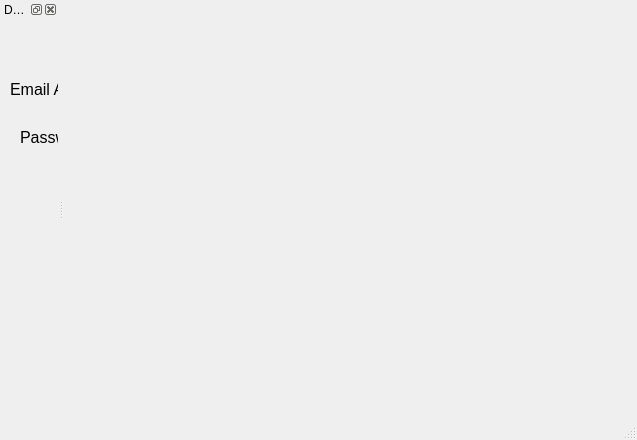
<?xml version="1.0" encoding="UTF-8"?>
<ui version="4.0">
 <class>MainWindow</class>
 <widget class="QMainWindow" name="MainWindow">
  <property name="geometry">
   <rect>
    <x>0</x>
    <y>0</y>
    <width>637</width>
    <height>440</height>
   </rect>
  </property>
  <property name="windowTitle">
   <string>MainWindow</string>
  </property>
  <widget class="QWidget" name="centralwidget"/>
  <widget class="QMenuBar" name="menubar">
   <property name="geometry">
    <rect>
     <x>0</x>
     <y>0</y>
     <width>637</width>
     <height>21</height>
    </rect>
   </property>
  </widget>
  <widget class="QStatusBar" name="statusbar"/>
  <widget class="QDockWidget" name="dockWidget_2">
   <property name="features">
    <set>QDockWidget::AllDockWidgetFeatures</set>
   </property>
   <property name="allowedAreas">
    <set>Qt::AllDockWidgetAreas</set>
   </property>
   <property name="windowTitle">
    <string>Dockable Sign In Form</string>
   </property>
   <attribute name="dockWidgetArea">
    <number>1</number>
   </attribute>
   <widget class="QWidget" name="dockWidgetContents_2">
    <widget class="QLabel" name="label">
     <property name="geometry">
      <rect>
       <x>130</x>
       <y>10</y>
       <width>91</width>
       <height>21</height>
      </rect>
     </property>
     <property name="font">
      <font>
       <pointsize>12</pointsize>
      </font>
     </property>
     <property name="text">
      <string>Sign In</string>
     </property>
    </widget>
    <widget class="QLabel" name="label_2">
     <property name="geometry">
      <rect>
       <x>10</x>
       <y>60</y>
       <width>111</width>
       <height>20</height>
      </rect>
     </property>
     <property name="font">
      <font>
       <pointsize>12</pointsize>
      </font>
     </property>
     <property name="text">
      <string>Email Address</string>
     </property>
    </widget>
    <widget class="QLineEdit" name="lineEdit">
     <property name="geometry">
      <rect>
       <x>120</x>
       <y>60</y>
       <width>161</width>
       <height>20</height>
      </rect>
     </property>
     <property name="font">
      <font>
       <pointsize>12</pointsize>
      </font>
     </property>
    </widget>
    <widget class="QLabel" name="label_3">
     <property name="geometry">
      <rect>
       <x>20</x>
       <y>110</y>
       <width>81</width>
       <height>16</height>
      </rect>
     </property>
     <property name="font">
      <font>
       <pointsize>12</pointsize>
      </font>
     </property>
     <property name="text">
      <string>Password</string>
     </property>
    </widget>
    <widget class="QPushButton" name="pushButton">
     <property name="geometry">
      <rect>
       <x>100</x>
       <y>150</y>
       <width>75</width>
       <height>23</height>
      </rect>
     </property>
     <property name="font">
      <font>
       <pointsize>12</pointsize>
      </font>
     </property>
     <property name="text">
      <string>Sign In</string>
     </property>
    </widget>
    <widget class="QLineEdit" name="lineEdit_2">
     <property name="geometry">
      <rect>
       <x>120</x>
       <y>110</y>
       <width>151</width>
       <height>20</height>
      </rect>
     </property>
     <property name="font">
      <font>
       <pointsize>12</pointsize>
      </font>
     </property>
    </widget>
   </widget>
  </widget>
 </widget>
 <resources/>
 <connections/>
</ui>
